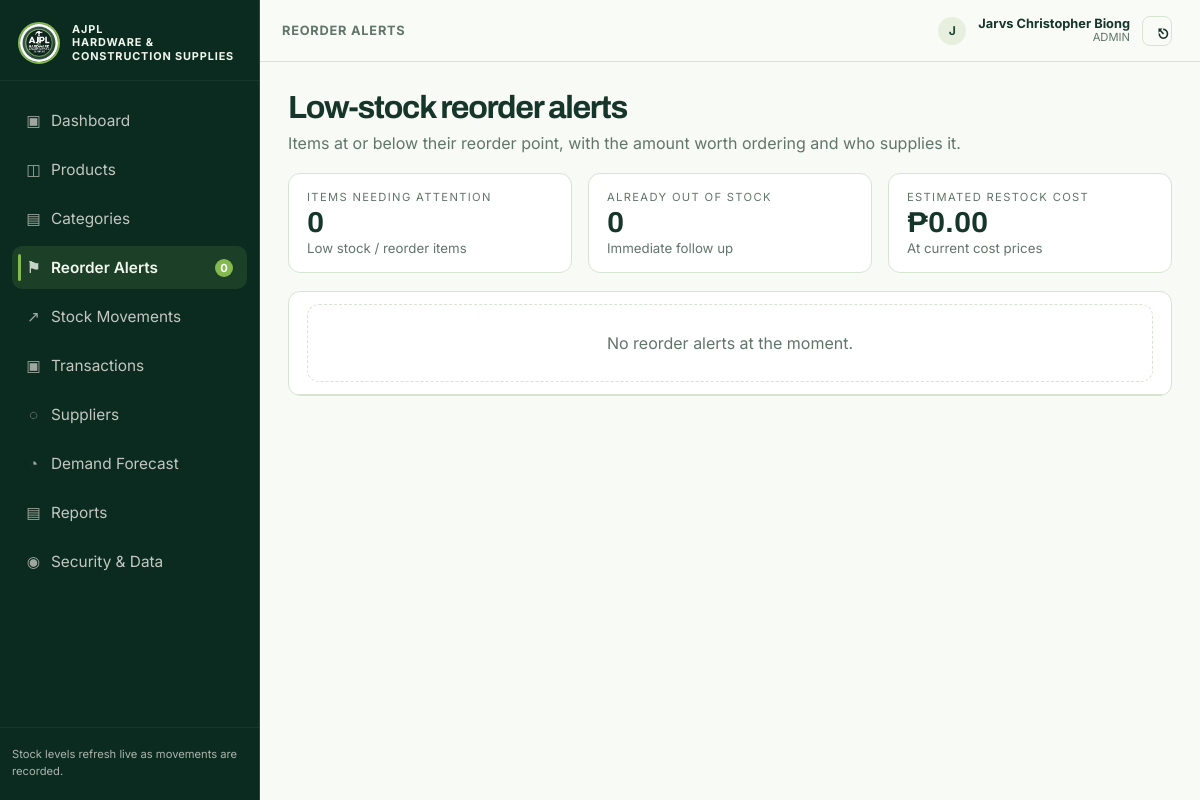
Screenshot of /reorder_alerts.php (signed in) with the database file from the repository.
### tables this page shows
CREATE TABLE IF NOT EXISTS users (
  id INT AUTO_INCREMENT PRIMARY KEY,
  name VARCHAR(120) NOT NULL,
  username VARCHAR(80) NOT NULL UNIQUE,
  email VARCHAR(120) NOT NULL,
  password_hash VARCHAR(255) NOT NULL,
  role ENUM('admin','staff') NOT NULL DEFAULT 'staff',
  created_at DATETIME NOT NULL DEFAULT CURRENT_TIMESTAMP
);

### includes/functions.php (called while the page is built, shortened)
<?php
function db(): PDO
{
    global $pdo;
    return $pdo;
}
function e($value): string
{
    return htmlspecialchars((string) $value, ENT_QUOTES, 'UTF-8');
}
function format_currency($value): string
{
    return '₱' . number_format((float) $value, 2, '.', ',');
}
function get_sidebar_badge_count(): int
{
    $stmt = db()->query('SELECT COUNT(*) AS c FROM products WHERE on_hand <= reorder_level');
    $row = $stmt->fetch();
    return (int) ($row['c'] ?? 0);
}

### includes/auth.php (called while the page is built, shortened)
<?php
if (!function_exists('inventory_get_current_user')) {
    function inventory_get_current_user(): ?array
    {
        $stmt = db()->prepare('SELECT * FROM users WHERE id = ? LIMIT 1');
        $stmt->execute([$_SESSION['user_id']]);
        return $stmt->fetch() ?: null;
    }
}

### reorder_alerts.php (the view, shortened to what this page needs)
<?php
$alerts = db()->query('SELECT p.*, c.name AS category_name, s.name AS supplier_name, p.reorder_quantity AS suggested_qty FROM products p LEFT JOIN categories c ON c.id = p.category_id LEFT JOIN suppliers s ON s.id = p.supplier_id WHERE p.archived = 0 AND p.on_hand <= p.reorder_level ORDER BY p.on_hand ASC')->fetchAll();
$itemsNeedingAttention = count($alerts);
$alreadyOut = count(array_filter($alerts, fn($item) => (int) $item['on_hand'] <= 0));
$estimatedCost = array_reduce($alerts, fn($carry, $item) => $carry + ((float) $item['cost_price'] * (int) $item['suggested_qty']), 0.0);
$user = inventory_get_current_user();
?><!DOCTYPE html>
<html lang="en">
<head>
  <link rel="stylesheet" href="assets/css/style.css" />
</head>
<body>
  <div class="app-shell">
    <aside class="sidebar">
      <div class="brand-row"><img class="brand-mark" src="assets/images/ajpl-logo.png" alt="AJPL Hardware and Construction Supplies"><div class="brand-copy">AJPL<br>Hardware &amp; Construction Supplies</div></div>
      <nav class="sidebar-nav">
        <a class="nav-link" href="dashboard.php"><span class="icon">▣</span>Dashboard</a>
        <a class="nav-link" href="products.php"><span class="icon">◫</span>Products</a>
        <a class="nav-link" href="categories.php"><span class="icon">▤</span>Categories</a>
        <a class="nav-link active" href="reorder_alerts.php"><span class="icon">⚑</span>Reorder Alerts <span class="nav-badge"><?= e(get_sidebar_badge_count()) ?></span></a>
        <a class="nav-link" href="stock_movements.php"><span class="icon">↗</span>Stock Movements</a>
        <a class="nav-link" href="transactions.php"><span class="icon">▣</span>Transactions</a>
        <a class="nav-link" href="suppliers.php"><span class="icon">◌</span>Suppliers</a>
        <a class="nav-link" href="demand_forecast.php"><span class="icon">◔</span>Demand Forecast</a>
        <a class="nav-link" href="reports.php"><span class="icon">▤</span>Reports</a>
        <a class="nav-link" href="security.php"><span class="icon">◉</span>Security &amp; Data</a>
      </nav>
      <div class="sidebar-footer">Stock levels refresh live as movements are recorded.</div>
    </aside>
    <main class="main-panel">
      <header class="topbar">
        <div class="page-title">Reorder Alerts</div>
        <div class="user-box">
          <div class="user-avatar"><?= strtoupper(substr($user['name'], 0, 1)) ?></div>
          <div class="user-meta"><strong><?= e($user['name']) ?></strong><small><?= e(strtoupper($user['role'])) ?></small></div>
          <a class="btn icon-btn" href="logout.php" title="Logout">⎋</a>
        </div>
      </header>
      <div class="content">
        <div class="page-head">
          <div class="head-left"><h1>Low-stock reorder alerts</h1><p>Items at or below their reorder point, with the amount worth ordering and who supplies it.</p></div>
        </div>
        <div class="card-grid" style="margin-bottom: 18px;">
          <div class="metric-card"><div class="label">Items needing attention</div><div class="value"><?= e($itemsNeedingAttention) ?></div><div class="sub">Low stock / reorder items</div></div>
          <div class="metric-card"><div class="label">Already out of stock</div><div class="value"><?= e($alreadyOut) ?></div><div class="sub">Immediate follow up</div></div>
          <div class="metric-card"><div class="label">Estimated restock cost</div><div class="value"><?= format_currency($estimatedCost) ?></div><div class="sub">At current cost prices</div></div>
        </div>
        <div class="table-card">
          <table>
            <tbody>
              <?php if (!$alerts): ?>
                <tr><td><div class="empty-state">No reorder alerts at the moment.</div></td></tr>
              <?php endif; ?>
            </tbody>
          </table>
        </div>
      </div>
    </main>
  </div>
</body>
</html>

### rows the page displays
users: name "J", name "Jarvs Christopher Biong", role "ADMIN"

### other values shown
get_sidebar_badge_count() "0"
$itemsNeedingAttention "0"
$alreadyOut "0"
format_currency($estimatedCost) "₱0.00"
